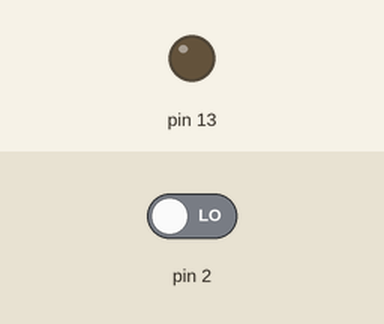
A sketch run on a simulated Arduino Uno, built with avr-gcc and run on an emulated ATmega328P. Parts: output pins drawn as LEDs (lit = HIGH). The test bench sets the inputs (shaded band); at power-on: pin 2 LOW.

Above: at 1.2 s.
1.3 s: pin 2 driven HIGH
At 2.5 s:
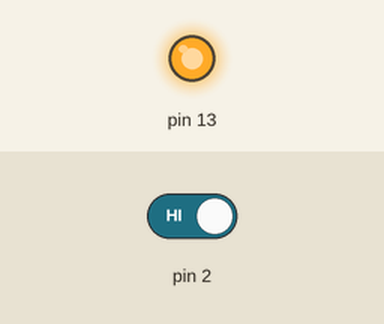
2.8 s: pin 2 driven LOW
At 3.9 s:
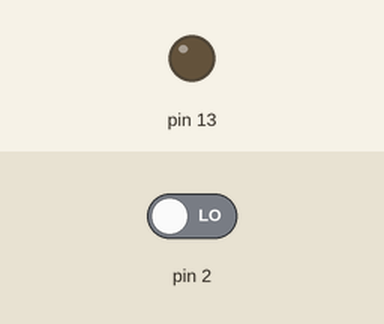
Timing chart, 0 to 5.8 s (numbered marks = the images above; inputs shaded):
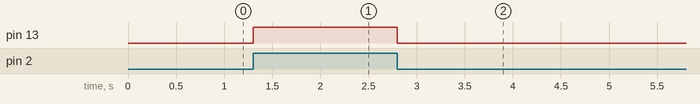

The sketch:

Touch_Sensor.ino
```cpp
void setup() {
  // put your setup code here, to run once:
  // we write here that block of code which we want to repeat
 pinMode(2,INPUT);
 pinMode(13,OUTPUT);
}

void loop() {
  // put your main code here, to run repeatedly:
  // checking value 1 or 0 recursively i.e again and again
digitalRead(2); // read the value at 2
int touchValue = digitalRead(2); // storing the value
if (touchValue ==1)
{
  digitalWrite(13,HIGH); // led ON
}
else
{
  digitalWrite(13,LOW);
}

}
```

Measured:
- after the input at 1.3 s, pin 13: LOW → HIGH at once
- after the input at 2.8 s, pin 13: HIGH → LOW at once
